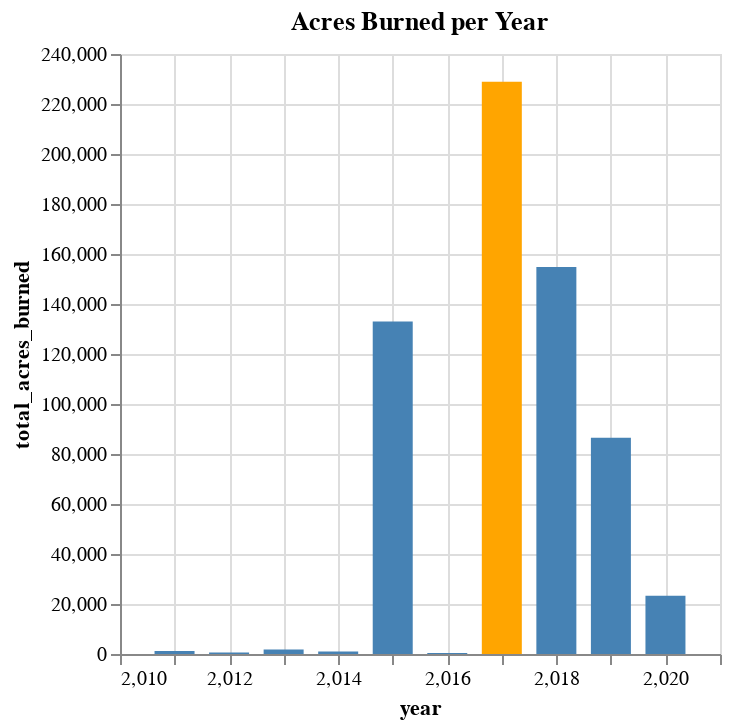

Notebook code cell kept with this figure:
### Code cell
alt.Chart(damages_per_year).mark_bar(size=20).encode(
    x = "year", 
    y= "total_acres_burned", 
    color = alt.condition(
                alt.datum.year == 2017, 
                alt.value('orange'), 
                alt.value('steelblue')
        )
).properties(width=300, title="Acres Burned per Year")

### Figure 1 — Vega-Lite specification as saved in the notebook (floating-point values rounded to 4 significant figures)
{"config": {"view": {"continuousWidth": 400, "continuousHeight": 300}}, "data": {"name": "data-139505904a74c5d0a158fa18522b5be4"}, "mark": {"type": "bar", "size": 20}, "encoding": {"color": {"condition": {"value": "orange", "test": "(datum.year === 2017)"}, "value": "steelblue"}, "x": {"field": "year", "type": "quantitative"}, "y": {"field": "total_acres_burned", "type": "quantitative"}}, "title": "Acres Burned per Year", "width": 300, "$schema": "https://vega.github.io/schema/vega-lite/v4.17.0.json", "datasets": {"data-139505904a74c5d0a158fa18522b5be4": [{"year": 2011, "total_lost": 288100.0, "total_acres_burned": 1232.0, "total_injuries": 0, "total_deaths": 0}, {"year": 2012, "total_lost": 244800.0, "total_acres_burned": 641.3, "total_injuries": 2, "total_deaths": 0}, {"year": 2013, "total_lost": 454800.0, "total_acres_burned": 1835.0, "total_injuries": 3, "total_deaths": 0}, {"year": 2014, "total_lost": 205500.0, "total_acres_burned": 977.9, "total_injuries": 1, "total_deaths": 0}, {"year": 2015, "total_lost": 26340000.0, "total_acres_burned": 133000.0, "total_injuries": 2, "total_deaths": 0}, {"year": 2016, "total_lost": 125400.0, "total_acres_burned": 404.4, "total_injuries": 0, "total_deaths": 0}, {"year": 2017, "total_lost": 139700000.0, "total_acres_burned": 228900.0, "total_injuries": 1, "total_deaths": 44}, {"year": 2018, "total_lost": 2001000000.0, "total_acres_burned": 154800.0, "total_injuries": 2, "total_deaths": 86}, {"year": 2019, "total_lost": 389500000.0, "total_acres_burned": 86470.0, "total_injuries": 7, "total_deaths": 0}, {"year": 2020, "total_lost": 977900.0, "total_acres_burned": 23260.0, "total_injuries": 6, "total_deaths": 1}]}}
